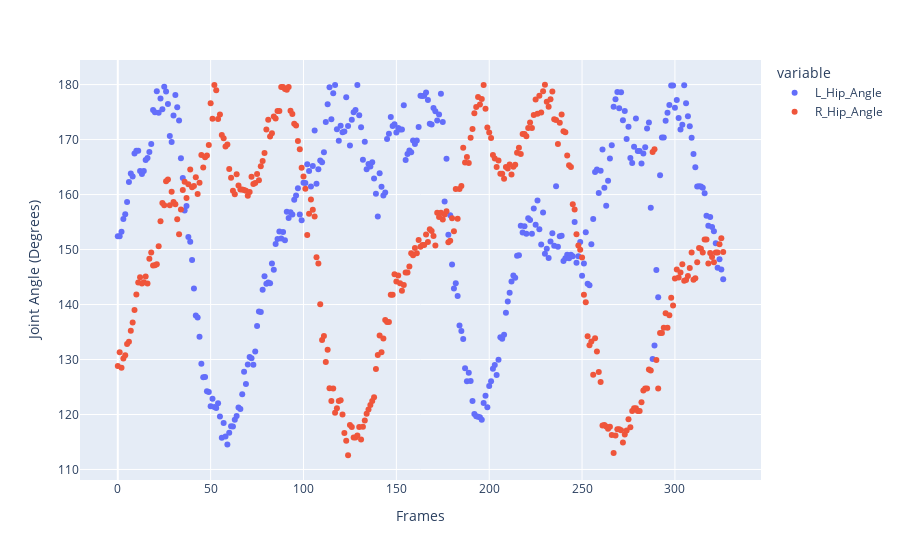

Here is the notebook cell this chart was saved with:
### Code cell
fig = px.scatter(df, y=["L_Hip_Angle",'R_Hip_Angle'],)
fig.update_layout(yaxis={'title':'Joint Angle (Degrees)'},xaxis={'title':'Frames'})
fig.show()

### Figure 1 — Plotly figure (JSON) as saved in the notebook; plotly's stock layout.template omitted (floating-point values rounded to 4 significant figures; data arrays with more than 128 entries replaced by an {"elided": "..."} marker saying what was removed)
{"data": [{"hovertemplate": "variable=L_Hip_Angle<br>index=%{x}<br>value=%{y}<extra></extra>", "legendgroup": "L_Hip_Angle", "marker": {"color": "#636efa", "symbol": "circle"}, "mode": "markers", "name": "L_Hip_Angle", "orientation": "v", "showlegend": true, "type": "scatter", "x": {"elided": "327 int values"}, "xaxis": "x", "y": {"elided": "327 float values"}, "yaxis": "y"}, {"hovertemplate": "variable=R_Hip_Angle<br>index=%{x}<br>value=%{y}<extra></extra>", "legendgroup": "R_Hip_Angle", "marker": {"color": "#EF553B", "symbol": "circle"}, "mode": "markers", "name": "R_Hip_Angle", "orientation": "v", "showlegend": true, "type": "scatter", "x": {"elided": "327 int values"}, "xaxis": "x", "y": {"elided": "327 float values"}, "yaxis": "y"}], "layout": {"legend": {"title": {"text": "variable"}, "tracegroupgap": 0}, "margin": {"t": 60}, "xaxis": {"anchor": "y", "domain": [0, 1], "title": {"text": "Frames"}}, "yaxis": {"anchor": "x", "domain": [0, 1], "title": {"text": "Joint Angle (Degrees)"}}}}
